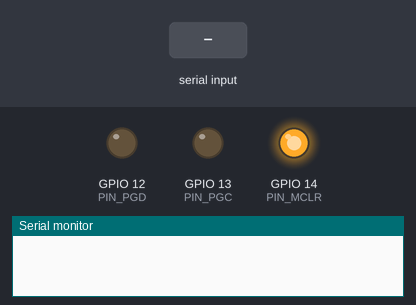
A sketch run on a simulated ESP8266 (NodeMCU). Parts: output pins drawn as LEDs (lit = HIGH), the last lines printed to the serial monitor. Inputs (shaded band) come from the test bench.

Above: at 1.2 s.
1.3 s: "ID\n" received over Serial
At 2.6 s:
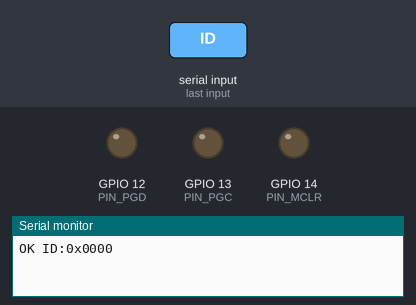
2.9 s: "WROW32:\n" received over Serial
At 4.1 s:
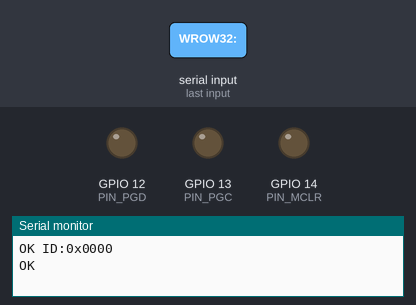
4.4 s: "ERASE\n" received over Serial
At 5.7 s:
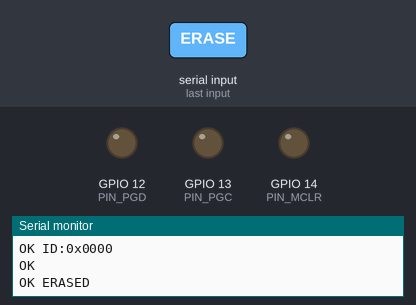
Timing chart, 0 to 7.4 s (numbered marks = the images above; inputs shaded):
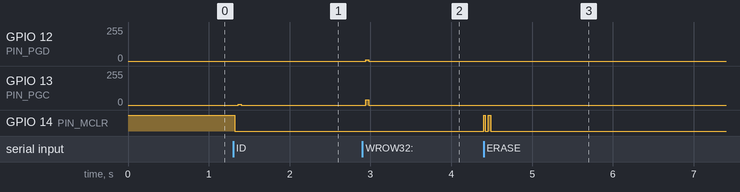

The sketch:

esp32_programmer.ino
```cpp
/*
 * ESP32 / ESP8266 ICSP Programmer für Microchip PIC16LF1938 (IKEA Bekant)
 *
 * Basierend auf Microchip DS41397B (PIC16(L)F193X Memory Programming Specification).
 * Features:
 * - 3.3V Low-Voltage Programming (LVP) mit 32-Bit Key "MCHP" (0x4D434850)
 * - 32-Wort Zeilenprogrammierung (WROW32) für ultraschnelles, sicheres Flashen (~15-20s)
 * - Einzelwort-Konfigurationsprogrammierung (WCONFIG) für CONFIG1 (0x8007) & CONFIG2 (0x8008)
 * - Smartes Program-Counter-Tracking (kein repetitives Durchtakten ab 0x0000)
 * - Unterstützt ESP32 und ESP8266 (automatische Pin- und Watchdog-Anpassung)
 *
 * Pinbelegung ESP32:
 * - GPIO 18 <-> ICSP Pad 1 (MCLR / VPP)
 * - 3V3     <-> ICSP Pad 2 (VDD / 3.3V - NIEMALS 5V/VIN!)
 * - GND     <-> ICSP Pad 3 (VSS / Masse)
 * - GPIO 19 <-> ICSP Pad 4 (PGD / ICSPDAT)
 * - GPIO 21 <-> ICSP Pad 5 (PGC / ICSPCLK)
 *
 * Pinbelegung ESP8266 (NodeMCU / D1 Mini):
 * - D5 (GPIO 14) <-> ICSP Pad 1 (MCLR / VPP)
 * - 3V3 (3.3V)   <-> ICSP Pad 2 (VDD / 3.3V - NIEMALS 5V/VIN!)
 * - G (GND)      <-> ICSP Pad 3 (VSS / Masse)
 * - D6 (GPIO 12) <-> ICSP Pad 4 (PGD / ICSPDAT)
 * - D7 (GPIO 13) <-> ICSP Pad 5 (PGC / ICSPCLK)
 */
#include <Arduino.h>

#if defined(ESP8266)
  #define PIN_MCLR  14  // Pin D5 (GPIO 14 -> MCLR / VPP)
  #define PIN_PGD   12  // Pin D6 (GPIO 12 -> PGD / ICSPDAT)
  #define PIN_PGC   13  // Pin D7 (GPIO 13 -> PGC / ICSPCLK)
#else
  #define PIN_MCLR  18  // ESP32 GPIO 18 -> MCLR / VPP
  #define PIN_PGD   19  // ESP32 GPIO 19 -> PGD / ICSPDAT
  #define PIN_PGC   21  // ESP32 GPIO 21 -> PGC / ICSPCLK
#endif

// ICSP Kommandos laut Microchip DS41397B
#define CMD_LOAD_CONFIG         0x00  // Setzt PC auf 0x8000 (erfordert 16-Bit Dummy)
#define CMD_LOAD_DATA_PROG      0x02  // Lädt 14-Bit Latch-Wort
#define CMD_READ_DATA_PROG      0x04  // Liest 14-Bit Wort
#define CMD_INC_ADDRESS         0x06  // Erhöht PC um 1
#define CMD_BEGIN_INT_TIMED_PRG 0x08  // Brennt Zeile / Wort
#define CMD_BULK_ERASE_PROG     0x09  // Löscht Flash & Config
#define CMD_BULK_ERASE_DATA     0x0B  // Löscht Data EEPROM
#define CMD_RESET_ADDRESS       0x16  // Setzt PC zurück auf 0x0000

static bool in_prog_mode = false;
static uint16_t current_pc = 0xFFFF; // Aktuelle Position des PIC-Programmzählers

// 1. Sendet 6 Kommando-Bits (LSB first, Übernahme bei fallender Flanke)
void icsp_send_cmd(uint8_t cmd) {
    pinMode(PIN_PGD, OUTPUT);
    for (int i = 0; i < 6; i++) {
        digitalWrite(PIN_PGD, (cmd >> i) & 0x01);
        digitalWrite(PIN_PGC, HIGH);
        delayMicroseconds(3);
        digitalWrite(PIN_PGC, LOW);
        delayMicroseconds(3);
    }
    digitalWrite(PIN_PGD, LOW);
    delayMicroseconds(5); // Tdly1 (min 1 µs)
}

// 2. Sendet 16 Daten-Bits: Start(0) + 14 Bit Daten (LSB first) + Stop(0)
void icsp_send_data(uint16_t data14) {
    uint16_t frame = (data14 & 0x3FFF) << 1;
    pinMode(PIN_PGD, OUTPUT);
    for (int i = 0; i < 16; i++) {
        digitalWrite(PIN_PGD, (frame >> i) & 0x01);
        digitalWrite(PIN_PGC, HIGH);
        delayMicroseconds(3);
        digitalWrite(PIN_PGC, LOW);
        delayMicroseconds(3);
    }
    digitalWrite(PIN_PGD, LOW);
    delayMicroseconds(5);
}

// 3. Liest 16 Daten-Bits: Start(0) + 14 Bit Daten (LSB first) + Stop(0)
uint16_t icsp_read_data() {
    pinMode(PIN_PGD, INPUT);
    delayMicroseconds(3);

    uint16_t data = 0;
    for (int i = 0; i < 16; i++) {
        digitalWrite(PIN_PGC, HIGH);
        delayMicroseconds(3);
        uint8_t bit_val = digitalRead(PIN_PGD);
        digitalWrite(PIN_PGC, LOW);
        delayMicroseconds(3);

        if (i >= 1 && i <= 14) {
            if (bit_val) {
                data |= (1 << (i - 1));
            }
        }
    }
    pinMode(PIN_PGD, OUTPUT);
    digitalWrite(PIN_PGD, LOW);
    delayMicroseconds(5);
    return data & 0x3FFF;
}

// Betritt den 3.3V LVP-Modus stabil (nur wenn noch nicht im ProgMode)
void ensureProgMode() {
    if (in_prog_mode) return;

    pinMode(PIN_MCLR, OUTPUT);
    pinMode(PIN_PGC, OUTPUT);
    pinMode(PIN_PGD, OUTPUT);

    digitalWrite(PIN_PGC, LOW);
    digitalWrite(PIN_PGD, LOW);

    // Sauberer Reset-Puls auf MCLR
    digitalWrite(PIN_MCLR, HIGH);
    delay(20);
    digitalWrite(PIN_MCLR, LOW);
    delay(2); // Tents / Tenth (min 250 µs)

    // 32-Bit LVP Key "MCHP" (0x4D434850) LSB first + 1 Extratakt
    uint32_t key = 0x4D434850UL;
    for (int i = 0; i < 32; i++) {
        digitalWrite(PIN_PGD, (key >> i) & 0x01);
        digitalWrite(PIN_PGC, HIGH);
        delayMicroseconds(3);
        digitalWrite(PIN_PGC, LOW);
        delayMicroseconds(3);
    }
    digitalWrite(PIN_PGD, LOW);
    digitalWrite(PIN_PGC, HIGH);
    delayMicroseconds(3);
    digitalWrite(PIN_PGC, LOW);
    delay(5);

    in_prog_mode = true;
    current_pc = 0x0000;
}

void exitProgMode() {
    pinMode(PIN_PGD, INPUT);
    pinMode(PIN_PGC, INPUT);
    pinMode(PIN_MCLR, OUTPUT);
    digitalWrite(PIN_MCLR, HIGH);
    in_prog_mode = false;
    current_pc = 0xFFFF;
}

// Setzt den PC intelligent und schnell auf jede Zieladresse
void icsp_goto_address(uint16_t addr) {
    ensureProgMode();

    if (addr >= 0x8000) {
        // Wechsel in den Configuration-Bereich (0x8000..0x800F)
        if (current_pc < 0x8000 || current_pc > addr) {
            icsp_send_cmd(CMD_LOAD_CONFIG);
            icsp_send_data(0x0000); // Dummy-Wort setzt PC auf 0x8000
            current_pc = 0x8000;
        }
        while (current_pc < addr) {
            icsp_send_cmd(CMD_INC_ADDRESS);
            current_pc++;
        }
    } else {
        // Im normalen Programmspeicher (0x0000..0x3FFF)
        if (current_pc >= 0x8000 || current_pc > addr) {
            icsp_send_cmd(CMD_RESET_ADDRESS); // Setzt PC direkt auf 0x0000
            current_pc = 0x0000;
        }
        while (current_pc < addr) {
            icsp_send_cmd(CMD_INC_ADDRESS);
            current_pc++;
            if ((current_pc & 0x01FF) == 0) yield(); // Verhindert Watchdog-Reset
        }
    }
}

uint16_t readDeviceID() {
    icsp_goto_address(0x8006);
    icsp_send_cmd(CMD_READ_DATA_PROG);
    return icsp_read_data();
}

void bulkErase() {
    // Für Bulk Erase einmal frisch in den ProgMode gehen
    in_prog_mode = false;
    ensureProgMode();
    // Laut DS41397B: Load Config (0x00) damit Config Words + Flash gelöscht werden!
    icsp_send_cmd(CMD_LOAD_CONFIG);
    icsp_send_data(0x3FFF);
    icsp_send_cmd(CMD_BULK_ERASE_PROG);
    delay(15); // Tera (max 10 ms)
    icsp_send_cmd(CMD_BULK_ERASE_DATA);
    delay(15);
    // Nach dem Erase sauber neu synchronisieren
    exitProgMode();
    delay(10);
    ensureProgMode();
}

uint16_t readWordAt(uint16_t addr) {
    icsp_goto_address(addr);
    icsp_send_cmd(CMD_READ_DATA_PROG);
    return icsp_read_data();
}

void writeConfigWord(uint16_t addr, uint16_t val) {
    icsp_goto_address(addr);
    icsp_send_cmd(CMD_LOAD_DATA_PROG);
    icsp_send_data(val);
    icsp_send_cmd(CMD_BEGIN_INT_TIMED_PRG);
    delay(10); // Tprog für Config Words (5 ms laut Datenblatt)
}

void writeRow32(uint16_t start_addr, const uint16_t *words) {
    icsp_goto_address(start_addr);

    for (int i = 0; i < 31; i++) {
        icsp_send_cmd(CMD_LOAD_DATA_PROG);
        icsp_send_data(words[i]);
        icsp_send_cmd(CMD_INC_ADDRESS);
        current_pc++;
    }

    icsp_send_cmd(CMD_LOAD_DATA_PROG);
    icsp_send_data(words[31]);
    icsp_send_cmd(CMD_BEGIN_INT_TIMED_PRG);
    delay(5); // Tprog für 32-Wort Flash-Row (max 2.5 ms)

    // Nächste Zeile vorbereiten
    icsp_send_cmd(CMD_INC_ADDRESS);
    current_pc++;
}

void setup() {
    Serial.begin(115200);
    exitProgMode();
}

void loop() {
    yield();

    if (!Serial.available()) return;
    String line = Serial.readStringUntil('\n');
    line.trim();

    if (line == "ID") {
        in_prog_mode = false;
        uint16_t id = readDeviceID();
        Serial.printf("OK ID:0x%04X\n", id);
    }
    else if (line == "ERASE") {
        bulkErase();
        Serial.println("OK ERASED");
    }
    else if (line.startsWith("RPROG:")) {
        uint16_t addr = (uint16_t)strtoul(line.substring(6).c_str(), NULL, 16);
        uint16_t val = readWordAt(addr);
        Serial.printf("OK RPROG:0x%04X:0x%04X\n", addr, val);
    }
    else if (line.startsWith("WCONFIG:")) {
        int p1 = line.indexOf(':');
        int p2 = line.indexOf(':', p1 + 1);
        uint16_t addr = (uint16_t)strtoul(line.substring(p1 + 1, p2).c_str(), NULL, 16);
        uint16_t val  = (uint16_t)strtoul(line.substring(p2 + 1).c_str(), NULL, 16);
        writeConfigWord(addr, val);
        Serial.println("OK");
    }
    else if (line.startsWith("WROW32:")) {
        int cur_pos = 7;
        int next_col = line.indexOf(':', cur_pos);
        uint16_t start_addr = (uint16_t)strtoul(line.substring(cur_pos, next_col).c_str(), NULL, 16);
        cur_pos = next_col + 1;

        uint16_t row_words[32];
        for (int i = 0; i < 32; i++) {
            next_col = line.indexOf(':', cur_pos);
            if (next_col == -1) next_col = line.length();
            row_words[i] = (uint16_t)strtoul(line.substring(cur_pos, next_col).c_str(), NULL, 16);
            cur_pos = next_col + 1;
        }

        writeRow32(start_addr, row_words);
        Serial.println("OK");
    }
    else if (line == "DONE") {
        exitProgMode();
        Serial.println("OK DONE");
    }
}
```

Measured:
- after the input at 1.3 s, GPIO 13 (PIN_PGC): 0/255 → 6/255 after 0.06 s, → 0/255 0.04 s later; GPIO 14 (PIN_MCLR): HIGH → LOW at once
- after the input at 2.9 s, GPIO 12 (PIN_PGD): 0/255 → 11/255 at once, → 0/255 0.04 s later; GPIO 13 (PIN_PGC): 0/255 → 40/255 at once, → 0/255 0.04 s later
- after the input at 4.4 s, GPIO 14 (PIN_MCLR): alternates HIGH for 0.03 s and LOW for 0.04 s, 4 changes in all, then stays LOW, starting at once
